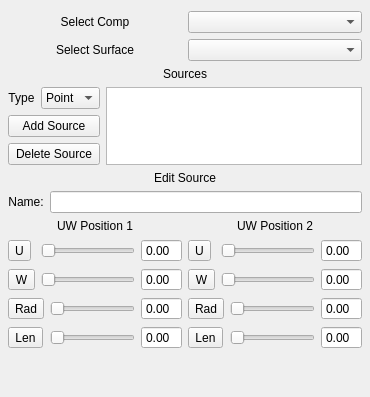
     <widget class="QWidget" name="widget_4">
      <attribute name="title">
       <string>Sources</string>
      </attribute>
      <layout class="QGridLayout" name="gridLayout_10">
       <property name="leftMargin">
        <number>8</number>
       </property>
       <property name="rightMargin">
        <number>8</number>
       </property>
       <property name="bottomMargin">
        <number>8</number>
       </property>
       <item row="6" column="0">
        <layout class="QGridLayout" name="gridLayout_6">
         <item row="0" column="0">
          <widget class="QToolButton" name="u1Button">
           <property name="text">
            <string>U</string>
           </property>
          </widget>
         </item>
         <item row="0" column="1">
          <widget class="DoubleSlider" name="u1Slider">
           <property name="orientation">
            <enum>Qt::Horizontal</enum>
           </property>
          </widget>
         </item>
         <item row="0" column="2">
          <widget class="QDoubleSpinBox" name="u1Input">
           <property name="buttonSymbols">
            <enum>QAbstractSpinBox::NoButtons</enum>
           </property>
          </widget>
         </item>
         <item row="1" column="0">
          <widget class="QToolButton" name="w1Button">
           <property name="text">
            <string>W</string>
           </property>
          </widget>
         </item>
         <item row="1" column="1">
          <widget class="DoubleSlider" name="w1Slider">
           <property name="orientation">
            <enum>Qt::Horizontal</enum>
           </property>
          </widget>
         </item>
         <item row="1" column="2">
          <widget class="QDoubleSpinBox" name="w1Input">
           <property name="buttonSymbols">
            <enum>QAbstractSpinBox::NoButtons</enum>
           </property>
          </widget>
         </item>
        </layout>
       </item>
       <item row="2" column="0" colspan="2">
        <layout class="QGridLayout" name="gridLayout_9">
         <item row="0" column="0">
          <widget class="QLabel" name="label_23">
           <property name="text">
            <string>Type</string>
           </property>
           <property name="alignment">
            <set>Qt::AlignCenter</set>
           </property>
          </widget>
         </item>
         <item row="0" column="1">
          <widget class="QComboBox" name="sourceTypeChoice">
           <item>
            <property name="text">
             <string>Point</string>
            </property>
           </item>
           <item>
            <property name="text">
             <string>Line</string>
            </property>
           </item>
           <item>
            <property name="text">
             <string>Box</string>
            </property>
           </item>
          </widget>
         </item>
         <item row="0" column="2" rowspan="3">
          <widget class="QListWidget" name="sourceBrowser"/>
         </item>
         <item row="1" column="0" colspan="2">
          <widget class="QPushButton" name="addSourceButton">
           <property name="text">
            <string>Add Source</string>
           </property>
          </widget>
         </item>
         <item row="2" column="0" colspan="2">
          <widget class="QPushButton" name="deleteSourceButton">
           <property name="text">
            <string>Delete Source</string>
           </property>
          </widget>
         </item>
        </layout>
       </item>
       <item row="0" column="0" colspan="2">
        <layout class="QGridLayout" name="gridLayout_8">
         <item row="0" column="0">
          <widget class="QLabel" name="label_18">
           <property name="text">
            <string>Select Comp</string>
           </property>
           <property name="alignment">
            <set>Qt::AlignCenter</set>
           </property>
          </widget>
         </item>
         <item row="0" column="1">
          <widget class="QComboBox" name="compChoice"/>
         </item>
         <item row="1" column="0">
          <widget class="QLabel" name="label_24">
           <property name="text">
            <string>Select Surface</string>
           </property>
           <property name="alignment">
            <set>Qt::AlignCenter</set>
           </property>
          </widget>
         </item>
         <item row="1" column="1">
          <widget class="QComboBox" name="surfChoice"/>
         </item>
        </layout>
       </item>
       <item row="6" column="1">
        <layout class="QGridLayout" name="gridLayout_4">
         <item row="0" column="0">
          <widget class="QToolButton" name="u2Button">
           <property name="text">
            <string>U</string>
           </property>
          </widget>
         </item>
         <item row="0" column="1">
          <widget class="DoubleSlider" name="u2Slider">
           <property name="orientation">
            <enum>Qt::Horizontal</enum>
           </property>
          </widget>
         </item>
         <item row="0" column="2">
          <widget class="QDoubleSpinBox" name="u2Input">
           <property name="buttonSymbols">
            <enum>QAbstractSpinBox::NoButtons</enum>
           </property>
          </widget>
         </item>
         <item row="1" column="0">
          <widget class="QToolButton" name="w2Button">
           <property name="text">
            <string>W</string>
           </property>
          </widget>
         </item>
         <item row="1" column="1">
          <widget class="DoubleSlider" name="w2Slider">
           <property name="orientation">
            <enum>Qt::Horizontal</enum>
           </property>
          </widget>
         </item>
         <item row="1" column="2">
          <widget class="QDoubleSpinBox" name="w2Input">
           <property name="buttonSymbols">
            <enum>QAbstractSpinBox::NoButtons</enum>
           </property>
          </widget>
         </item>
        </layout>
       </item>
       <item row="4" column="0" colspan="2">
        <layout class="QHBoxLayout" name="horizontalLayout_4">
         <item>
          <widget class="QLabel" name="label_19">
           <property name="text">
            <string>Name:</string>
           </property>
           <property name="alignment">
            <set>Qt::AlignCenter</set>
           </property>
          </widget>
         </item>
         <item>
          <widget class="QLineEdit" name="SourceNameInput"/>
         </item>
        </layout>
       </item>
       <item row="7" column="1">
        <layout class="QGridLayout" name="gridLayout_5">
         <item row="0" column="0">
          <widget class="QToolButton" name="rad2Button">
           <property name="text">
            <string>Rad</string>
           </property>
          </widget>
         </item>
         <item row="0" column="1">
          <widget class="DoubleSlider" name="radius2Slider">
           <property name="orientation">
            <enum>Qt::Horizontal</enum>
           </property>
          </widget>
         </item>
         <item row="0" column="2">
          <widget class="QDoubleSpinBox" name="radius2Input">
           <property name="buttonSymbols">
            <enum>QAbstractSpinBox::NoButtons</enum>
           </property>
          </widget>
         </item>
         <item row="1" column="0">
          <widget class="QToolButton" name="len2Button">
           <property name="text">
            <string>Len</string>
           </property>
          </widget>
         </item>
         <item row="1" column="1">
          <widget class="DoubleSlider" name="length2Slider">
           <property name="orientation">
            <enum>Qt::Horizontal</enum>
           </property>
          </widget>
         </item>
         <item row="1" column="2">
          <widget class="QDoubleSpinBox" name="length2Input">
           <property name="buttonSymbols">
            <enum>QAbstractSpinBox::NoButtons</enum>
           </property>
          </widget>
         </item>
        </layout>
       </item>
       <item row="7" column="0">
        <layout class="QGridLayout" name="gridLayout_7">
         <item row="0" column="0">
          <widget class="QToolButton" name="rad1Button">
           <property name="text">
            <string>Rad</string>
           </property>
          </widget>
         </item>
         <item row="0" column="1">
          <widget class="DoubleSlider" name="radiusSlider">
           <property name="orientation">
            <enum>Qt::Horizontal</enum>
           </property>
          </widget>
         </item>
         <item row="0" column="2">
          <widget class="QDoubleSpinBox" name="radiusInput">
           <property name="buttonSymbols">
            <enum>QAbstractSpinBox::NoButtons</enum>
           </property>
          </widget>
         </item>
         <item row="1" column="0">
          <widget class="QToolButton" name="len1Button">
           <property name="text">
            <string>Len</string>
           </property>
          </widget>
         </item>
         <item row="1" column="1">
          <widget class="DoubleSlider" name="lengthSlider">
           <property name="orientation">
            <enum>Qt::Horizontal</enum>
           </property>
          </widget>
         </item>
         <item row="1" column="2">
          <widget class="QDoubleSpinBox" name="lengthInput">
           <property name="buttonSymbols">
            <enum>QAbstractSpinBox::NoButtons</enum>
           </property>
          </widget>
         </item>
        </layout>
       </item>
       <item row="1" column="0" colspan="2">
        <widget class="QLabel" name="sectionHeader_8">
         <property name="text">
          <string>Sources</string>
         </property>
         <property name="alignment">
          <set>Qt::AlignCenter</set>
         </property>
        </widget>
       </item>
       <item row="5" column="1">
        <widget class="QLabel" name="sectionHeader_10">
         <property name="text">
          <string>UW Position 2</string>
         </property>
         <property name="alignment">
          <set>Qt::AlignCenter</set>
         </property>
        </widget>
       </item>
       <item row="5" column="0">
        <widget class="QLabel" name="sectionHeader_11">
         <property name="text">
          <string>UW Position 1</string>
         </property>
         <property name="alignment">
          <set>Qt::AlignCenter</set>
         </property>
        </widget>
       </item>
       <item row="3" column="0" colspan="2">
        <widget class="QLabel" name="sectionHeader_EditSourceTitle">
         <property name="text">
          <string>Edit Source</string>
         </property>
         <property name="alignment">
          <set>Qt::AlignCenter</set>
         </property>
        </widget>
       </item>
       <item row="8" column="0" colspan="2">
        <spacer name="verticalSpacer">
         <property name="orientation">
          <enum>Qt::Vertical</enum>
         </property>
         <property name="sizeHint" stdset="0">
          <size>
           <width>20</width>
           <height>40</height>
          </size>
         </property>
        </spacer>
       </item>
      </layout>
     </widget>
